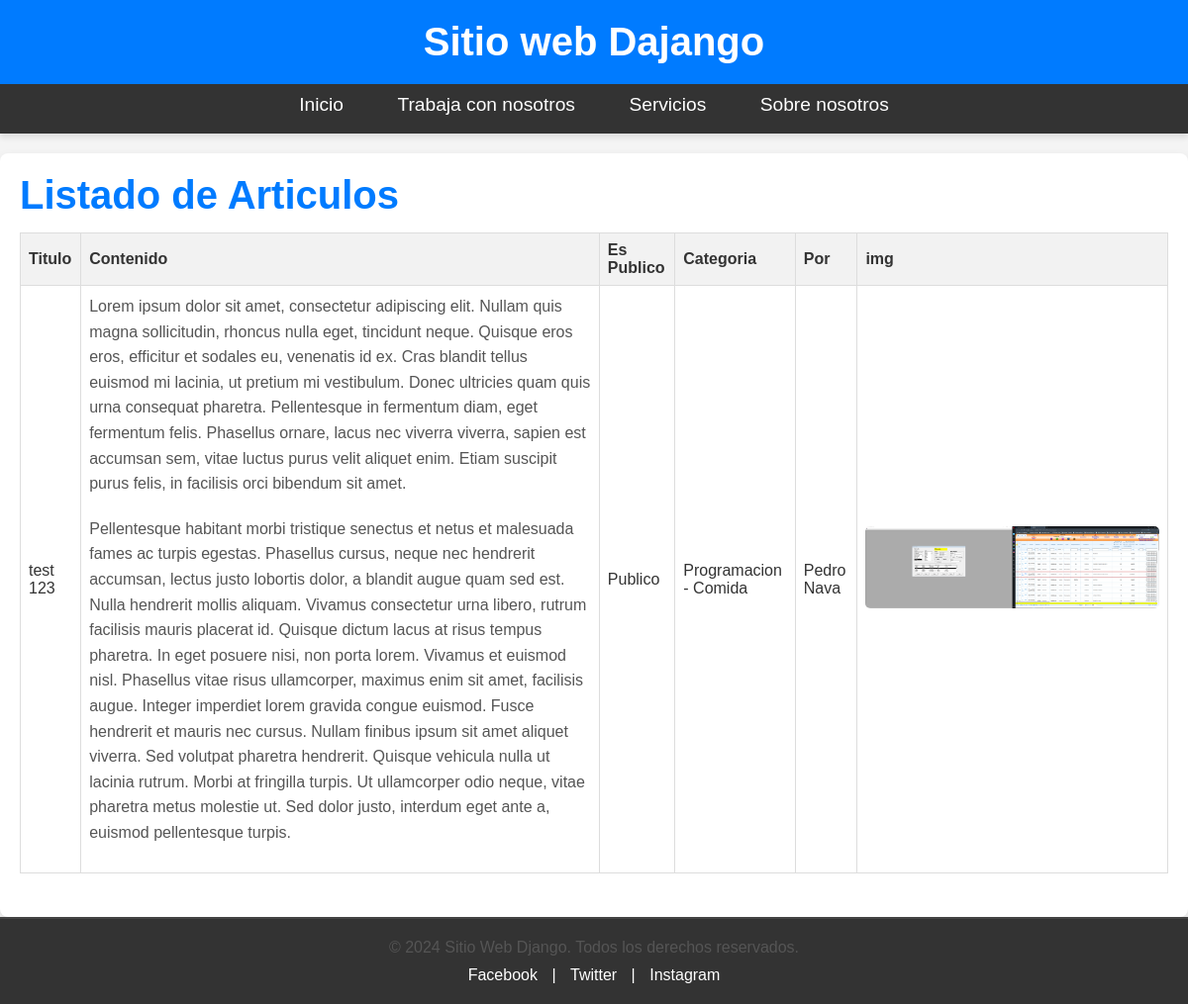
The app's page /articles/list/ with its own data.
### pages/models.py (models this page shows, shortened)
class Page(models.Model):
    title = models.CharField(max_length=50, verbose_name='Titulo')
    content = RichTextField(verbose_name='Contenido')
    slug =  models.CharField(unique=True, max_length=150, verbose_name='URL Amigable')
    order = models.IntegerField(default=0, verbose_name='Orden')
    is_nav = models.BooleanField(default=False, verbose_name='En Navegacion')
    visible = models.BooleanField(verbose_name='Visible')
    created_at = models.DateTimeField(auto_now_add=True)
    updated_at = models.DateTimeField(auto_now=True)
    class Meta:
        verbose_name = 'Pagina'
        verbose_name_plural = 'Paginas'

### blog/models.py (models this page shows, shortened)
class Article(models.Model):
    title = models.CharField(max_length=150, verbose_name='Título')
    content = RichTextField(verbose_name='Contenido')
    image = models.ImageField(default='null', verbose_name='Imagen', upload_to="articles")
    public = models.BooleanField(verbose_name='¿Publicado?')
    user = models.ForeignKey(User, editable=False, verbose_name='Usuario', on_delete=models.CASCADE)
    categories = models.ManyToManyField(Category, verbose_name='Categorias', blank=True)
    created_at = models.DateTimeField(auto_now_add=True)
    update_at = models.DateTimeField(auto_now=True)
    class Meta():
        verbose_name = 'Articulo'
        verbose_name_plural = 'Articulos'

class Category(models.Model):
    name = models.CharField(max_length=100, verbose_name='Nobre')
    description = models.CharField(max_length=255, verbose_name='Descripcion')
    created_at = models.DateTimeField(auto_now_add=True)
    class Meta():
        verbose_name = 'Categoría'
        verbose_name_plural = 'Categorías'

### blog/views.py (the view)
# urls.py: path('articles/list/', views.list_articles, name="list_articles"),
def list_articles(request):
    articles = Article.objects.all()
    return render(request, 'article/list.html', {
        'title': 'Listado de Articulos',
        'articles_list': articles,
     })

### pages/context_processors.py (called while the page is built)
def get_pages(request):
    pages = Page.objects.filter(visible=True, is_nav=True).values_list('id', 'title', 'slug').order_by('order')
    return {
        'pages': pages
    }

### blog/templates/article/list.html (shortened to what this page needs)
{% extends 'layouts/layout.html' %}
{% block content %}
    <h1>{{ title }}</h1>
    <table border="1">
        <thead>
            <tr>
                <th>Titulo</th>
                <th>Contenido</th>
                <th>Es Publico</th>
                <th>Categoria</th>
                <th>Por</th>
                <th>img</th>
            </tr>
        </thead>
        <tbody>
            {% for articulo in articles_list %}
                <tr>
                    <td>{{ articulo.title }}</td>
                    <td>{{ articulo.content|safe }}</td>
                    <td>
                        {% if articulo.public %}
                            Publico
                        {% else %}
                            Privado
                        {% endif %}
                    </td>
                    <td>
                        {% for category in articulo.categories.all %}
                            {{ category.name }}
                            {% if forloop.counter < articulo.categories.all|length %}
                                {{ ' - ' }}
                            {% endif %}
                        {% endfor %}
                    </td>
                    <td>{{ articulo.user.first_name  }} {{ articulo.user.last_name }}</td>
                    <td>
                        <div class="image">
                            <img src="{{ articulo.image.url }}" alt="Imagen de articulo">
                        </div>
                    </td>
                </tr>
            {% empty %}
                <h3>No hay articulos</h3>
            {% endfor %}
        </tbody>
    </table>
{% endblock content %}

### mainapp/templates/layouts/layout.html (shortened to what this page needs)
<!DOCTYPE html>
<html>
    <head>
        {% load static %}
        <link rel="stylesheet" href="{% static 'css/styles.css' %}" />
    </head>
    <body>
        <header>
            <h1>Sitio web Dajango</h1>
        </header>
        <nav>
            <ul>
                <li>
                    <a href="{% url 'index' %}">Inicio</a>
                </li>
                {% for page in pages %}
                    <li>
                        <a href="{% url 'pagina' slug=page.2 %}">{{ page.1 }}</a>
                    </li>
                {% endfor %}
            </ul>
        </nav>
        <div id="content">
            {% block content %}{% endblock content %}
        </div>
        <footer id="footer">
            <div class="footer-content">
                <p>&copy; 2024 Sitio Web Django. Todos los derechos reservados.</p>
                <div class="social-media">
                    <a href="#" target="_blank" title="Facebook">Facebook</a> |
                    <a href="#" target="_blank" title="Twitter">Twitter</a> |
                    <a href="#" target="_blank" title="Instagram">Instagram</a>
                </div>
            </div>
        </footer>
    </body>
</html>

### mainapp/static/css/styles.css (style rules this page uses)
*, *::before, *::after { margin: 0; padding: 0; box-sizing: border-box; }
body { font-family: 'Arial', sans-serif; margin: 0; padding: 0; background-color: #f4f4f4; color: #333; }
header { background-color: #007bff; color: white; padding: 20px; text-align: center; }
header h1 { margin: 0; font-size: 2.5em; }
nav { background-color: #333; padding: 10px 0; }
nav ul { list-style: none; margin: 0; padding: 0; text-align: center; }
nav ul li { display: inline-block; margin-right: 20px; }
nav ul li:last-child { margin-right: 0; }
nav ul li a { color: white; text-decoration: none; font-size: 1.2em; padding: 8px 15px; transition: background-color 0.3s ease; }
header, nav { box-shadow: 0 4px 6px rgba(0, 0, 0, 0.1); }
p { margin-bottom: 1em; color: #555; }
ul, ol { margin-left: 1.5em; margin-bottom: 1em; }
li { margin-bottom: 0.5em; }
a { color: #007bff; text-decoration: none; }
table { width: 100%; border-collapse: collapse; margin-bottom: 1.5em; }
th, td { border: 1px solid #ddd; padding: 8px; text-align: left; }
th { background-color: #f2f2f2; font-weight: bold; }
header h1 { font-size: 2.5em; }
#content { background-color: #ffffff; color: #333333; padding: 20px; margin-top: 20px; border-radius: 8px; box-shadow: 0px 4px 10px rgba(0, 0, 0, 0.1); max-width: 1200px; margin-left: auto; margin-right: auto; }
#content h1, #content h2, #content h3 { color: #007bff; font-family: 'Arial', sans-serif; margin-bottom: 15px; }
#content h1 { font-size: 2.5em; }
#content p { line-height: 1.6; margin-bottom: 20px; font-size: 16px; }
#content img { max-width: 100%; height: auto; border-radius: 5px; margin-bottom: 20px; }
#footer { background-color: #333; color: white; padding: 20px 0; text-align: center; position: relative; bottom: 0; width: 100%; }
#footer .footer-content { max-width: 1200px; margin: 0 auto; padding: 0 20px; }
#footer p { font-size: 1em; margin-bottom: 10px; }
#footer .social-media a { color: white; text-decoration: none; padding: 0 10px; }
#footer { border-top: 2px solid #444; }

### records on screen
Page: title "Trabaja con nosotros"
Page: title "Servicios"
Page: title "Sobre nosotros"
Article: title "test 123", content "Lorem ipsum dolor sit amet, consectetur adipiscing elit. Nullam quis magna sollicitudin, rhoncus nulla eget, tincidunt neque. Quisque eros eros, efficitur et sodales eu, venenatis id ex. Cras blandit tellus euismod mi lacinia, ut pretium mi vestibulum. Donec ultricies quam quis urna consequat pharetra. Pellentesque in fermentum diam, eget fermentum felis. Phasellus ornare, lacus nec viverra viverra, sapien est accumsan sem, vitae luctus purus velit aliquet enim. Etiam suscipit purus felis, in facilisis orci bibendum sit amet. Pellentesque habitant morbi tristique senectus et netus et malesuada fames ac turpis egestas. Phasellus cursus, neque nec hendrerit accumsan, lectus justo lobortis…", public "Publico", user.first_name "Pedro", user.last_name "Nava", image (picture)
Category: name "Programacion", value "-"
Category: name "Comida"

### other values on screen
{{ title }} "Listado de Articulos"
